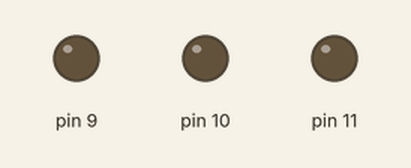
Bench run of a sketch on a simulated Arduino Uno, built with avr-gcc and run on an emulated ATmega328P. Parts: output pins drawn as LEDs (lit = HIGH).

Above: at 0.05 s.
At 0.6 s:
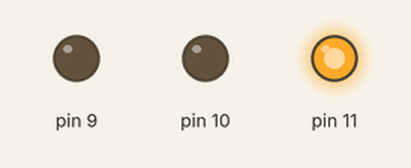
At 0.95 s:
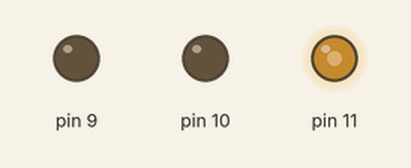
At 1.35 s:
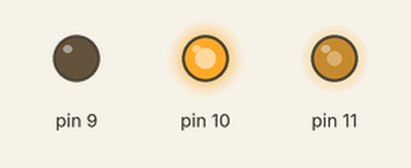
At 2.0 s:
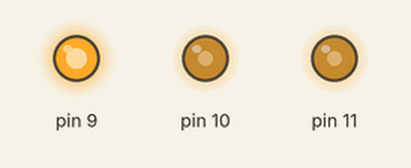
At 2.65 s:
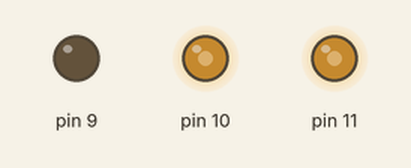
Timing chart, 0 to 6.1 s (numbered marks = the images above):
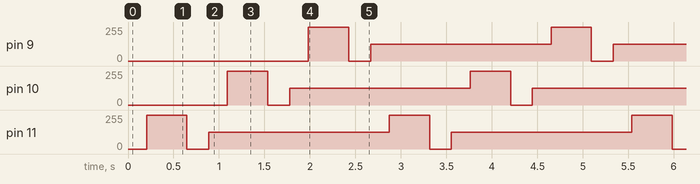

Measured:
- by itself, pin 9–11: repeats every 2.7 s: 0/255 0.24 s, 127/255 2.0 s, 254/255 0.44 s

The sketch:

tricolorpulse.ino
```cpp
//TRICOLOR PULSE
//MADE USING A BREADBOARD, 3 LEDS, 3 220Ω RESISTORS, AND 6 M-M JUMPERS.
//PINS NEED TO BE PWM (~)

#define LED_RED 11
#define LED_BLUE 10
#define LED_YELLOW 9

void pulse(int color) {
  float in, out;
  for (in = 0; in < 6.283; in += 0.001) { //6.283 = 2 RADIANS
    out = (sin(in) * 127.5) + 127.5;  //-1 TO 1 * 127.5 + 127.5 = 0 - 255 BRIGHTNESS RANGE
    analogWrite(color, out);
  }
}

void loop() {
  pulse(LED_RED);
  pulse(LED_BLUE);
  pulse(LED_YELLOW);
}
```
